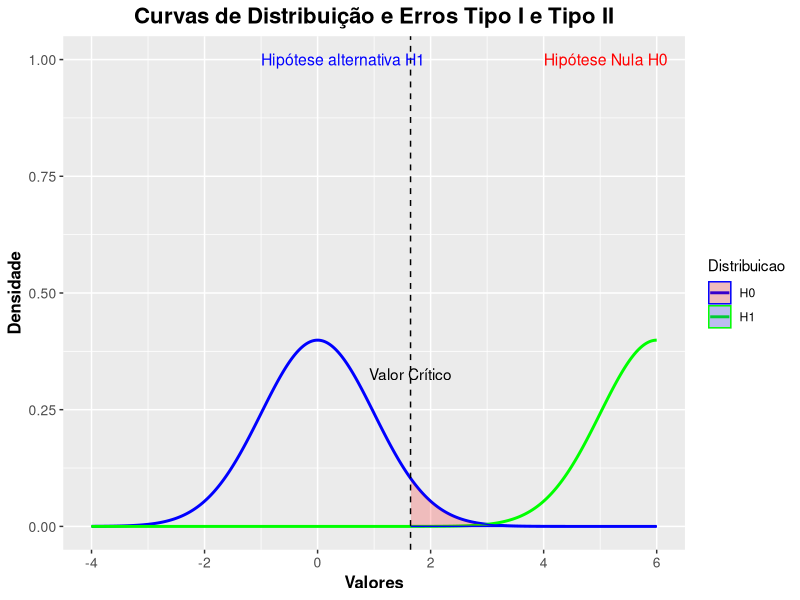

This chart was generated by the following R code:
# Carregar a biblioteca necessária
library(ggplot2)

# Definir as funções de densidade para as duas distribuições
densidade_H0 <- function(x) {
  dnorm(x, mean = 0, sd = 1)
}

densidade_H1 <- function(x) {
  dnorm(x, mean = 6, sd = 1)
}

# Criar um vetor de valores x
x <- seq(-4, 6, length = 1000)

# Calcular as densidades
y_H0 <- densidade_H0(x)
y_H1 <- densidade_H1(x)

# Definir o nível de significância alfa
alpha <- 0.05

# Determinar o valor crítico para a rejeição de H0
z_critico <- qnorm(1 - alpha, mean = 0, sd = 1)

# Criar o data frame para o ggplot
dados <- data.frame(x = c(x, x),
                    y = c(y_H0, y_H1),
                    Distribuicao = rep(c("H0", "H1"), each = length(x)))

# Criar o gráfico
ggplot(dados, aes(x = x, y = y, color = Distribuicao)) +
  geom_line(size = 1) +
  geom_vline(xintercept = z_critico, linetype = "dashed", color = "black") +
  annotate("text", x = z_critico, y = 0.3, label = "Valor Crítico", vjust = -0.5) +
  geom_ribbon(data = subset(dados, x >= z_critico & Distribuicao == "H0"), aes(ymax = y), ymin = 0, fill = "red", alpha = 0.2) +
  geom_ribbon(data = subset(dados, x < z_critico & Distribuicao == "H1"), aes(ymax = y), ymin = 0, fill = "blue", alpha = 0.2) +
  annotate("text", x = 4, y = 1, label = "Hipótese Nula H0", color = "red", hjust = 0, size = 4) +
  annotate("text", x = -1, y = 1, label = "Hipótese alternativa H1", color = "blue", hjust = 0, size = 4) +
  labs(title = "Curvas de Distribuição e Erros Tipo I e Tipo II",
       x = "Valores",
       y = "Densidade") +
  theme(plot.title = element_text(size = 16, face = "bold", hjust = 0.5),
    axis.title = element_text(size = 12, face = "bold"),
    axis.text = element_text(size = 10))+
  scale_color_manual(values = c("H0" = "blue", "H1" = "green"))
